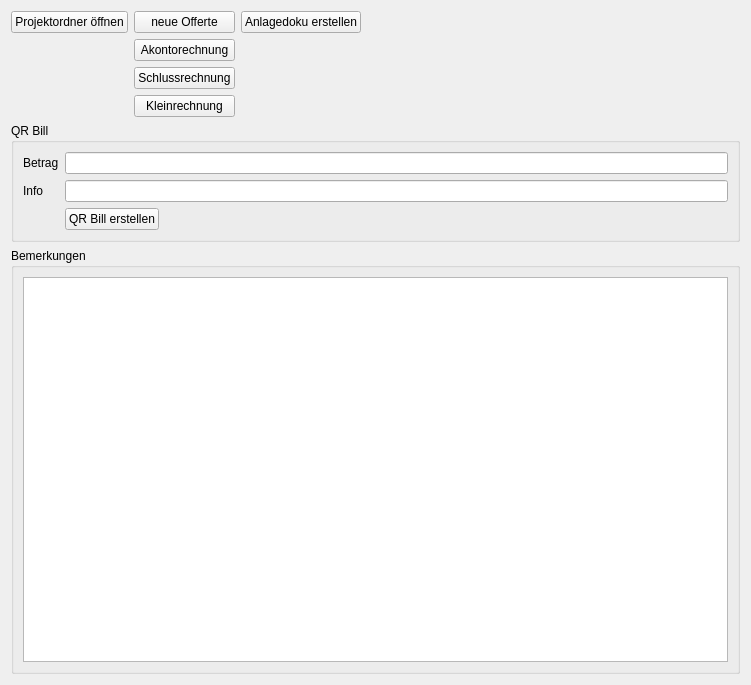
<?xml version="1.0" encoding="UTF-8"?>
<ui version="4.0">
 <class>PvProject</class>
 <widget class="QWidget" name="PvProject">
  <property name="geometry">
   <rect>
    <x>0</x>
    <y>0</y>
    <width>751</width>
    <height>685</height>
   </rect>
  </property>
  <property name="windowTitle">
   <string>Form</string>
  </property>
  <layout class="QVBoxLayout" name="verticalLayout">
   <item>
    <layout class="QGridLayout" name="gridLayout_2">
     <item row="0" column="0">
      <widget class="QPushButton" name="openProjectFolder">
       <property name="sizePolicy">
        <sizepolicy hsizetype="Fixed" vsizetype="Fixed">
         <horstretch>0</horstretch>
         <verstretch>0</verstretch>
        </sizepolicy>
       </property>
       <property name="text">
        <string>Projektordner öffnen</string>
       </property>
      </widget>
     </item>
     <item row="0" column="1">
      <widget class="QPushButton" name="createQuote">
       <property name="sizePolicy">
        <sizepolicy hsizetype="Minimum" vsizetype="Fixed">
         <horstretch>0</horstretch>
         <verstretch>0</verstretch>
        </sizepolicy>
       </property>
       <property name="text">
        <string>neue Offerte</string>
       </property>
      </widget>
     </item>
     <item row="0" column="2">
      <widget class="QPushButton" name="createDocumentation">
       <property name="sizePolicy">
        <sizepolicy hsizetype="Fixed" vsizetype="Fixed">
         <horstretch>0</horstretch>
         <verstretch>0</verstretch>
        </sizepolicy>
       </property>
       <property name="text">
        <string>Anlagedoku erstellen</string>
       </property>
      </widget>
     </item>
     <item row="0" column="3" rowspan="3">
      <widget class="QFrame" name="frame_6">
       <property name="sizePolicy">
        <sizepolicy hsizetype="Expanding" vsizetype="Preferred">
         <horstretch>0</horstretch>
         <verstretch>0</verstretch>
        </sizepolicy>
       </property>
       <property name="frameShape">
        <enum>QFrame::NoFrame</enum>
       </property>
       <property name="frameShadow">
        <enum>QFrame::Raised</enum>
       </property>
      </widget>
     </item>
     <item row="1" column="1">
      <widget class="QPushButton" name="createPartialInvoice">
       <property name="sizePolicy">
        <sizepolicy hsizetype="Minimum" vsizetype="Fixed">
         <horstretch>0</horstretch>
         <verstretch>0</verstretch>
        </sizepolicy>
       </property>
       <property name="text">
        <string>Akontorechnung</string>
       </property>
      </widget>
     </item>
     <item row="2" column="1">
      <widget class="QPushButton" name="createFinalInvoice">
       <property name="sizePolicy">
        <sizepolicy hsizetype="Minimum" vsizetype="Fixed">
         <horstretch>0</horstretch>
         <verstretch>0</verstretch>
        </sizepolicy>
       </property>
       <property name="text">
        <string>Schlussrechnung</string>
       </property>
      </widget>
     </item>
     <item row="3" column="1">
      <widget class="QPushButton" name="createSmallInvoice">
       <property name="sizePolicy">
        <sizepolicy hsizetype="Minimum" vsizetype="Fixed">
         <horstretch>0</horstretch>
         <verstretch>0</verstretch>
        </sizepolicy>
       </property>
       <property name="text">
        <string>Kleinrechnung</string>
       </property>
      </widget>
     </item>
    </layout>
   </item>
   <item>
    <widget class="QGroupBox" name="groupBox_2">
     <property name="sizePolicy">
      <sizepolicy hsizetype="Preferred" vsizetype="Fixed">
       <horstretch>0</horstretch>
       <verstretch>0</verstretch>
      </sizepolicy>
     </property>
     <property name="title">
      <string>QR Bill</string>
     </property>
     <layout class="QFormLayout" name="formLayout_3">
      <item row="0" column="0">
       <widget class="QLabel" name="label_64">
        <property name="text">
         <string>Betrag</string>
        </property>
       </widget>
      </item>
      <item row="0" column="1">
       <widget class="QLineEdit" name="qrbill_amount">
        <property name="text">
         <string/>
        </property>
       </widget>
      </item>
      <item row="1" column="0">
       <widget class="QLabel" name="label_65">
        <property name="text">
         <string>Info</string>
        </property>
       </widget>
      </item>
      <item row="1" column="1">
       <widget class="QLineEdit" name="qrbill_info">
        <property name="text">
         <string/>
        </property>
       </widget>
      </item>
      <item row="2" column="1">
       <layout class="QHBoxLayout" name="horizontalLayout_15">
        <item>
         <widget class="QPushButton" name="createQrBill">
          <property name="sizePolicy">
           <sizepolicy hsizetype="Fixed" vsizetype="Fixed">
            <horstretch>0</horstretch>
            <verstretch>0</verstretch>
           </sizepolicy>
          </property>
          <property name="text">
           <string>QR Bill erstellen</string>
          </property>
         </widget>
        </item>
        <item>
         <widget class="QFrame" name="frame_5">
          <property name="sizePolicy">
           <sizepolicy hsizetype="Expanding" vsizetype="Fixed">
            <horstretch>0</horstretch>
            <verstretch>0</verstretch>
           </sizepolicy>
          </property>
          <property name="frameShape">
           <enum>QFrame::StyledPanel</enum>
          </property>
          <property name="frameShadow">
           <enum>QFrame::Raised</enum>
          </property>
         </widget>
        </item>
       </layout>
      </item>
     </layout>
    </widget>
   </item>
   <item>
    <widget class="QGroupBox" name="groupBox_6">
     <property name="sizePolicy">
      <sizepolicy hsizetype="Preferred" vsizetype="Expanding">
       <horstretch>0</horstretch>
       <verstretch>0</verstretch>
      </sizepolicy>
     </property>
     <property name="title">
      <string>Bemerkungen</string>
     </property>
     <layout class="QVBoxLayout" name="verticalLayout_4">
      <item>
       <widget class="QPlainTextEdit" name="obj_comment"/>
      </item>
     </layout>
    </widget>
   </item>
  </layout>
 </widget>
 <resources/>
 <connections/>
</ui>
